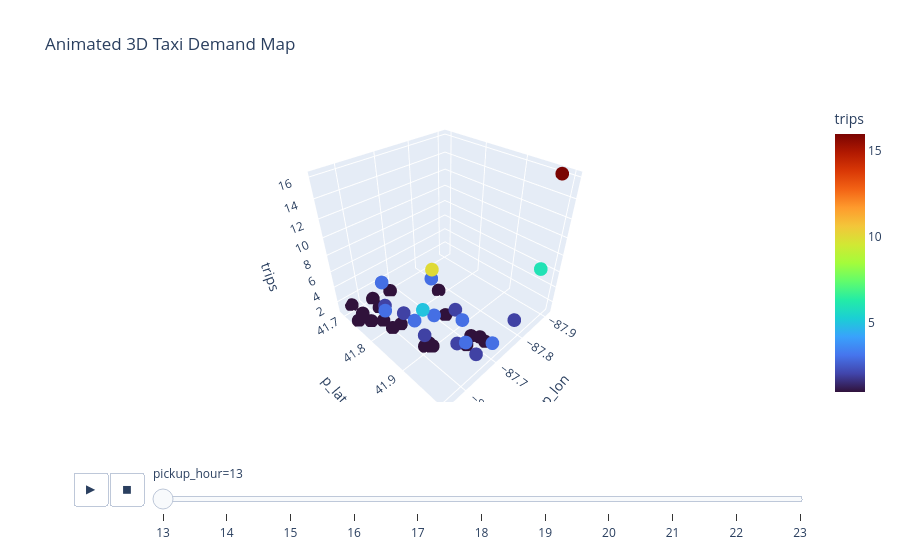

Notebook code for this chart:
### Code cell
#How does taxi demand move across the city over time?
import pandas as pd

df["pickup_hour"] = df["start_ts"].dt.hour

demand_map = df.groupby(
    ["pickup_hour","p_lat","p_lon"]
).size().reset_index(name="trips")
import plotly.express as px

fig = px.scatter_3d(
    demand_map,
    x="p_lon",
    y="p_lat",
    z="trips",
    color="trips",
    animation_frame="pickup_hour",
    color_continuous_scale="Turbo",
    title="Animated 3D Taxi Demand Map"
)

fig.show()

### Figure 1 — Plotly figure (JSON) as saved in the notebook; plotly's stock layout.template omitted (floating-point values rounded to 4 significant figures)
{"data": [{"hovertemplate": "pickup_hour=13<br>p_lon=%{x}<br>p_lat=%{y}<br>trips=%{marker.color}<extra></extra>", "legendgroup": "", "marker": {"color": [1, 1, 1, 3, 1, 1, 1, 1, 2, 1, 3, 1, 3, 1, 2, 1, 3, 1, 3, 2, 5, 2, 1, 1, 1, 10, 1, 3, 1, 2, 1, 1, 3, 1, 6, 16, 2, 2, 3], "coloraxis": "coloraxis", "symbol": "circle"}, "mode": "markers", "name": "", "scene": "scene", "showlegend": false, "type": "scatter3d", "x": [-87.57, -87.62, -87.68, -87.65, -87.57, -87.62, -87.55, -87.57, -87.62, -87.59, -87.75, -87.77, -87.59, -87.6, -87.63, -87.62, -87.62, -87.72, -87.66, -87.73, -87.63, -87.62, -87.61, -87.63, -87.62, -87.63, -87.63, -87.7, -87.71, -87.66, -87.68, -87.72, -87.66, -87.72, -87.9, -87.91, -87.8, -87.66, -87.7], "y": [41.69, 41.71, 41.71, 41.72, 41.73, 41.74, 41.74, 41.76, 41.76, 41.78, 41.79, 41.79, 41.79, 41.81, 41.81, 41.81, 41.86, 41.86, 41.87, 41.88, 41.88, 41.88, 41.89, 41.89, 41.9, 41.9, 41.9, 41.92, 41.94, 41.94, 41.95, 41.95, 41.97, 41.97, 41.98, 41.98, 41.99, 41.99, 42.0], "z": [1, 1, 1, 3, 1, 1, 1, 1, 2, 1, 3, 1, 3, 1, 2, 1, 3, 1, 3, 2, 5, 2, 1, 1, 1, 10, 1, 3, 1, 2, 1, 1, 3, 1, 6, 16, 2, 2, 3]}], "layout": {"coloraxis": {"colorbar": {"title": {"text": "trips"}}, "colorscale": [[0, "#30123b"], [0.07143, "#4145ab"], [0.1429, "#4675ed"], [0.2143, "#39a2fc"], [0.2857, "#1bcfd4"], [0.3571, "#24eca6"], [0.4286, "#61fc6c"], [0.5, "#a4fc3b"], [0.5714, "#d1e834"], [0.6429, "#f3c63a"], [0.7143, "#fe9b2d"], [0.7857, "#f36315"], [0.8571, "#d93806"], [0.9286, "#b11901"], [1, "#7a0402"]]}, "legend": {"tracegroupgap": 0}, "scene": {"domain": {"x": [0, 1], "y": [0, 1]}, "xaxis": {"title": {"text": "p_lon"}}, "yaxis": {"title": {"text": "p_lat"}}, "zaxis": {"title": {"text": "trips"}}}, "sliders": [{"active": 0, "currentvalue": {"prefix": "pickup_hour="}, "len": 0.9, "pad": {"b": 10, "t": 60}, "steps": [{"args": [["13"], {"frame": {"duration": 0, "redraw": true}, "fromcurrent": true, "mode": "immediate", "transition": {"duration": 0, "easing": "linear"}}], "label": "13", "method": "animate"}, {"args": [["14"], {"frame": {"duration": 0, "redraw": true}, "fromcurrent": true, "mode": "immediate", "transition": {"duration": 0, "easing": "linear"}}], "label": "14", "method": "animate"}, {"args": [["15"], {"frame": {"duration": 0, "redraw": true}, "fromcurrent": true, "mode": "immediate", "transition": {"duration": 0, "easing": "linear"}}], "label": "15", "method": "animate"}, {"args": [["16"], {"frame": {"duration": 0, "redraw": true}, "fromcurrent": true, "mode": "immediate", "transition": {"duration": 0, "easing": "linear"}}], "label": "16", "method": "animate"}, {"args": [["17"], {"frame": {"duration": 0, "redraw": true}, "fromcurrent": true, "mode": "immediate", "transition": {"duration": 0, "easing": "linear"}}], "label": "17", "method": "animate"}, {"args": [["18"], {"frame": {"duration": 0, "redraw": true}, "fromcurrent": true, "mode": "immediate", "transition": {"duration": 0, "easing": "linear"}}], "label": "18", "method": "animate"}, {"args": [["19"], {"frame": {"duration": 0, "redraw": true}, "fromcurrent": true, "mode": "immediate", "transition": {"duration": 0, "easing": "linear"}}], "label": "19", "method": "animate"}, {"args": [["20"], {"frame": {"duration": 0, "redraw": true}, "fromcurrent": true, "mode": "immediate", "transition": {"duration": 0, "easing": "linear"}}], "label": "20", "method": "animate"}, {"args": [["21"], {"frame": {"duration": 0, "redraw": true}, "fromcurrent": true, "mode": "immediate", "transition": {"duration": 0, "easing": "linear"}}], "label": "21", "method": "animate"}, {"args": [["22"], {"frame": {"duration": 0, "redraw": true}, "fromcurrent": true, "mode": "immediate", "transition": {"duration": 0, "easing": "linear"}}], "label": "22", "method": "animate"}, {"args": [["23"], {"frame": {"duration": 0, "redraw": true}, "fromcurrent": true, "mode": "immediate", "transition": {"duration": 0, "easing": "linear"}}], "label": "23", "method": "animate"}], "x": 0.1, "xanchor": "left", "y": 0, "yanchor": "top"}], "title": {"text": "Animated 3D Taxi Demand Map"}, "updatemenus": [{"buttons": [{"args": [null, {"frame": {"duration": 500, "redraw": true}, "fromcurrent": true, "mode": "immediate", "transition": {"duration": 500, "easing": "linear"}}], "label": "&#9654;", "method": "animate"}, {"args": [[null], {"frame": {"duration": 0, "redraw": true}, "fromcurrent": true, "mode": "immediate", "transition": {"duration": 0, "easing": "linear"}}], "label": "&#9724;", "method": "animate"}], "direction": "left", "pad": {"r": 10, "t": 70}, "showactive": false, "type": "buttons", "x": 0.1, "xanchor": "right", "y": 0, "yanchor": "top"}]}}
